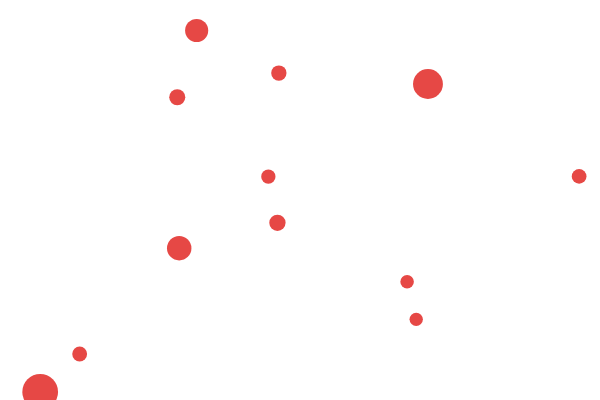
Frame 1 (no input)
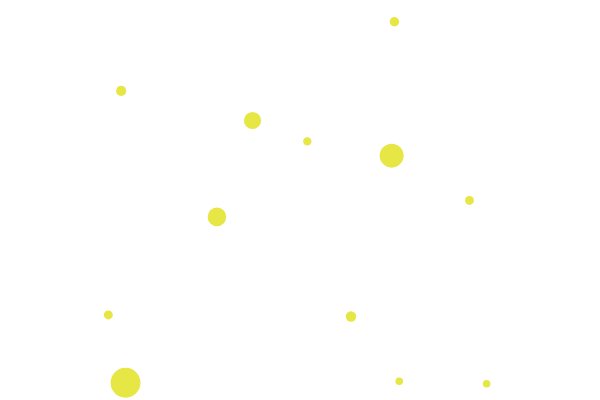
Frame 60 (no input)
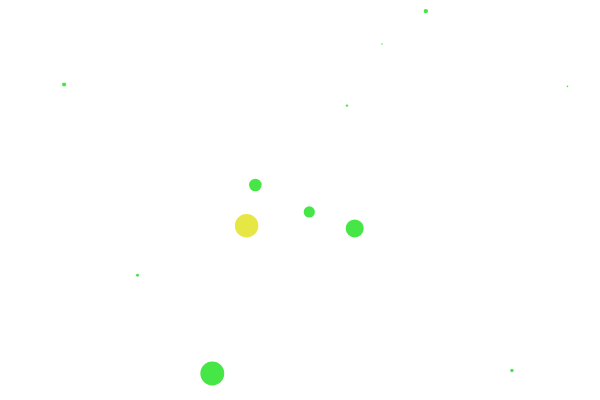
Frame 120 (the mouse pressed at the canvas centre since frame 60)

The p5.js sketch that drew these frames (run headless with seeded random() and noise() and a simulated clock; from frame 60 on, the mouse is pressed at the canvas centre):

// p5.js sketch
// ── sketch.js
// DM2008 — Activity 4b
// Objects in Motion (60 min)

// ============================
// Step 0: Global data
// ============================
let agents = []; // array to hold many objects
const NUM_START = 12; // you can tweak this

function setup() {
  createCanvas(600, 400);
  noStroke();
  colorMode(HSB,360,100,100,100);

  for (let i = 0; i < NUM_START; i++) {
    let x = random(width);
    let y = random(height);
    let sz = random(12, 36);
    let speedX = random(-2, 2);
    let speedY = random(-2, 2);
    // TODO: pass any extra properties you plan to use
    agents.push(new Agent(x, y, sz, speedX, speedY));
  }
}

function draw() {
  background(230);

  // ============================
  // Step 2: Loop through the array
  // - Call at least TWO methods on each object
  //   e.g., update() then show()
  // ============================
  for (let i = 0; i < agents.length; i++) {
    agents[i].update(); // change over time
    agents[i].show(); // draw
  }

  // ============================
  // Step 3 (optional but recommended):
  // Removal / lifespan
  // - If your objects can "die", remove them safely.
  // - Use a backward loop to avoid skipping items when splicing.
  // ============================
  for (let i = agents.length - 1; i >= 0; i--) {
    if (agents[i].life <= 0) {
      agents.splice(i,1);
    }
  }
}

// ============================
// Step 4: Interaction (optional)
// - Add new objects with mouse clicks
// - Toggle behaviors with keys
// ============================
function mousePressed() {
  let sz = random(16, 40);
  let speedX = random(-2, 2);
  let speedY = random(-2, 2);
  agents.push(new Agent(mouseX, mouseY, sz, speedX, speedY));
}

function keyPressed() {
  // Example toggles—feel free to customize
  if (key =="q"){
    console.log(agents.length);
  }
  if (key === "C") {
    // clear all agents
    agents = [];
  }
}

// ============================
// Step 5: Define your Class
// - Must have at least 1 property that changes over time
// - Must have at least 1 method besides show()
// - Feel free to add more properties/methods
// ============================
class Agent {
  constructor(x, y, sz, speedX, speedY) {
    // Required properties
    this.x = x;
    this.y = y;
    this.sz = sz;

    // Motion
    this.dx = speedX;
    this.dy = speedY;

    // Style (customize!)
    this.h = 0;
    this.a = 200;

    // Lifespan (optional)
    this.life = 200; // use this if you want fade/shrink/remove behavior
  }

  // Method #1: update — change over time
  update() {
    // Basic movement
    this.x += this.dx;
    this.y += this.dy;
    this.h += 1;
    this.sz -=0.1;
    // this.life --;
    // Simple screen wrap (A) or bounce (B) — pick one or implement your own:

    // (A) Wrap:
    if (this.x > width) {
      this.x = 0;
    }
    if (this.x < 0) {
      this.x = width;
    }
    if (this.y > height) {
      this.y = 0;
    }
    if (this.y < 0) {
      this.y = height;
    }
  
    //color change
    if (this.h> 359){
      this.h=0;
    }
    
    if (this.sz<1){
      this.life =0;
    }
    //life 
   

}
      
  

  // Method #2: show — draw the object
  show(){
    // If you use HSB, set colorMode(HSB) in setup()
    // colorMode(HSB, 360, 100, 100, 255);
    fill(this.h, 70, 90, this.a);
    ellipse(this.x, this.y, this.sz);
  }
}

/* ============================
   TODO ideas (pick at least one):
   - Add a second method besides show(), e.g., bounce(), shrink(), changeColor()
   - Make one property evolve over time (size, hue, alpha, speed)
   - Add a key or mouse interaction that changes *all* agents (loop over array)
   - Implement removal: shrink agents and splice them when too small
============================= */
